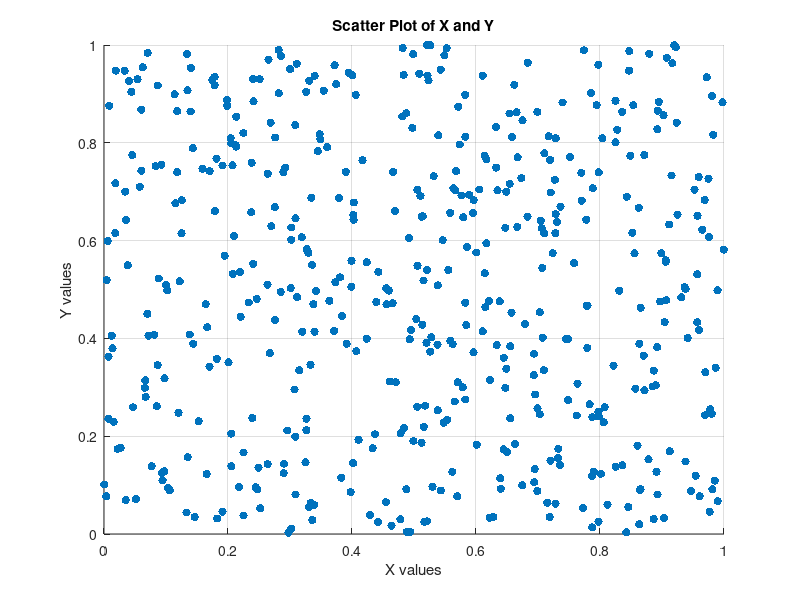

The MATLAB source for this figure:
clc;
clear;
close all;

% Generate example data for x and y
x = rand(1, 500);   % 50 random values for x
y = rand(1, 500);   % 50 random values for y

% Create a scatter plot
figure;
scatter(x, y, 'filled');  % 'filled' fills the markers
xlabel('X values');
ylabel('Y values');
title('Scatter Plot of X and Y');
grid on;  % Display grid for easier visualization
